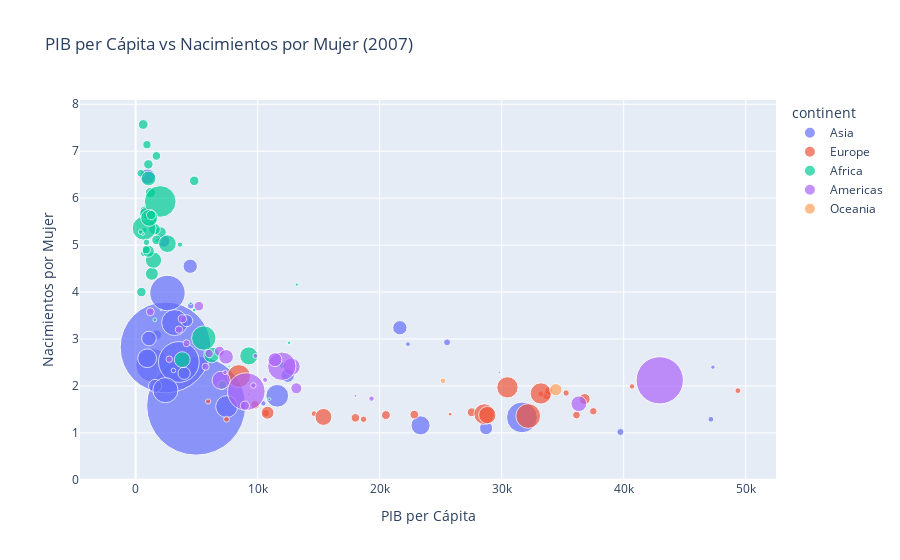

Source (notebook cell):
### Code cell
# 2. Transforme el gráfico anterior en un bubblechart, que considere la 
# población de cada país como tamaño de la burbuja.

fig = px.scatter(
    df_gapminder_2007,
    x="gdpPercap",
    y="bornPerwom",
    size="pop",
    title='PIB per Cápita vs Nacimientos por Mujer (2007)',
    size_max=70,
    color="continent",
    hover_name="country",
    labels={
        "gdpPercap": "PIB per Cápita",
        "bornPerwom": "Nacimientos por Mujer"
        },
    )
fig.show()

### Figure 1 — Plotly figure (JSON) as saved in the notebook; plotly's stock layout.template omitted (floating-point values rounded to 4 significant figures)
{"data": [{"hovertemplate": "<b>%{hovertext}</b><br><br>continent=Asia<br>PIB per Cápita=%{x}<br>Nacimientos por Mujer=%{y}<br>pop=%{marker.size}<extra></extra>", "hovertext": ["Afghanistan", "Bahrain", "Bangladesh", "Cambodia", "China", "Hong Kong", "India", "Indonesia", "Iran", "Iraq", "Israel", "Japan", "Jordan", "North Korea", "Kuwait", "Lebanon", "Malaysia", "Mongolia", "Myanmar", "Nepal", "Oman", "Pakistan", "Philippines", "Saudi Arabia", "Singapore", "South Korea", "Sri Lanka", "Syria", "Taiwan", "Thailand", "Vietnam", "Yemen"], "legendgroup": "Asia", "marker": {"color": "#636efa", "size": [31889923, 708573, 150448339, 14131858, 1318683096, 6980412, 1110396331, 223547000, 69453570, 27499638, 6426679, 127467972, 6053193, 23301725, 2505559, 3921278, 24821286, 2874127, 47761980, 28901790, 3204897, 169270617, 91077287, 27601038, 4553009, 49044790, 20378239, 19314747, 23174294, 65068149, 85262356, 22211743], "sizemode": "area", "sizeref": 269100.0, "symbol": "circle"}, "mode": "markers", "name": "Asia", "orientation": "v", "showlegend": true, "type": "scatter", "x": [974.6, 29800.0, 1391.0, 1714.0, 4959.0, 39720.0, 2452.0, 3541.0, 11610.0, 4471.0, 25520.0, 31660.0, 4519.0, 1593.0, 47310.0, 10460.0, 12450.0, 3096.0, 944, 1091.0, 22320.0, 2606.0, 3190.0, 21650.0, 47140.0, 23350.0, 3970.0, 4185.0, 28720.0, 7458.0, 2442.0, 2281.0], "xaxis": "x", "y": [6.46, 2.29, 2.44, 3.09, 1.58, 1.02, 2.82, 2.51, 1.79, 4.55, 2.93, 1.33, 3.71, 2, 2.4, 1.63, 2.22, 2.33, 2.59, 3.01, 2.89, 3.98, 3.35, 3.24, 1.29, 1.16, 2.27, 3.39, 1.1, 1.56, 1.91, 5.09], "yaxis": "y"}, {"hovertemplate": "<b>%{hovertext}</b><br><br>continent=Europe<br>PIB per Cápita=%{x}<br>Nacimientos por Mujer=%{y}<br>pop=%{marker.size}<extra></extra>", "hovertext": ["Albania", "Austria", "Belgium", "Bosnia and Herzegovina", "Bulgaria", "Croatia", "Czech Republic", "Denmark", "Finland", "France", "Germany", "Greece", "Hungary", "Iceland", "Ireland", "Italy", "Montenegro", "Netherlands", "Norway", "Poland", "Portugal", "Romania", "Serbia", "Slovak Republic", "Slovenia", "Spain", "Sweden", "Switzerland", "Turkey", "United Kingdom"], "legendgroup": "Europe", "marker": {"color": "#EF553B", "size": [3600523, 8199783, 10392226, 4552198, 7322858, 4493312, 10228744, 5468120, 5238460, 61083916, 82400996, 10706290, 9956108, 301931, 4109086, 58147733, 684736, 16570613, 4627926, 38518241, 10642836, 22276056, 10150265, 5447502, 2009245, 40448191, 9031088, 7554661, 71158647, 60776238], "sizemode": "area", "sizeref": 269100.0, "symbol": "circle"}, "mode": "markers", "name": "Europe", "orientation": "v", "showlegend": true, "type": "scatter", "x": [5937.0, 36130.0, 33690.0, 7446.0, 10680.0, 14620.0, 22830.0, 35280.0, 33210.0, 30470.0, 32170.0, 27540.0, 18010.0, 36180.0, 40680.0, 28570.0, 9254.0, 36800.0, 49360.0, 15390.0, 20510.0, 10810.0, 9787.0, 18680.0, 25770.0, 28820.0, 33860.0, 37510.0, 8458.0, 33200.0], "xaxis": "x", "y": [1.67, 1.38, 1.8, 1.29, 1.42, 1.41, 1.39, 1.85, 1.83, 1.97, 1.36, 1.44, 1.32, 2.1, 1.99, 1.4, 1.82, 1.72, 1.9, 1.34, 1.38, 1.43, 1.6, 1.29, 1.4, 1.38, 1.89, 1.46, 2.21, 1.84], "yaxis": "y"}, {"hovertemplate": "<b>%{hovertext}</b><br><br>continent=Africa<br>PIB per Cápita=%{x}<br>Nacimientos por Mujer=%{y}<br>pop=%{marker.size}<extra></extra>", "hovertext": ["Algeria", "Angola", "Benin", "Botswana", "Burkina Faso", "Burundi", "Cameroon", "Central African Republic", "Chad", "Comoros", "Rep.Congo", "Cote d'Ivoire", "Djibouti", "Egypt", "Equatorial Guinea", "Eritrea", "Ethiopia", "Gabon", "Gambia", "Ghana", "Guinea", "Guinea+AC0-Bissau", "Kenya", "Lesotho", "Liberia", "Libya", "Madagascar", "Malawi", "Mali", "Mauritania", "Mauritius", "Morocco", "Mozambique", "Namibia", "Niger", "Nigeria", "Reunion", "Rwanda", "Sao Tome and Principe", "Senegal", "Sierra Leone", "Somalia", "South Africa", "Sudan", "Swaziland", "Tanzania", "Togo", "Tunisia", "Uganda", "Zambia", "Zimbabwe"], "legendgroup": "Africa", "marker": {"color": "#00cc96", "size": [33333216, 12420476, 8078314, 1639131, 14326203, 8390505, 17696293, 4369038, 10238807, 710960, 3800610, 18013409, 496374, 80264543, 551201, 4906585, 76511887, 1454867, 1688359, 22873338, 9947814, 1472041, 35610177, 2012649, 3193942, 6036914, 19167654, 13327079, 12031795, 3270065, 1250882, 33757175, 19951656, 2055080, 12894865, 135031164, 798094, 8860588, 199579, 12267493, 6144562, 9118773, 43997828, 42292929, 1133066, 38139640, 5701579, 10276158, 29170398, 11746035, 12311143], "sizemode": "area", "sizeref": 269100.0, "symbol": "circle"}, "mode": "markers", "name": "Africa", "orientation": "v", "showlegend": true, "type": "scatter", "x": [6223.0, 4797.0, 1441.0, 12570.0, 1217.0, 430.1, 2042.0, 706.0, 1704.0, 986.1, 3633.0, 1545.0, 2082.0, 5581.0, 12150.0, 641.4, 690.8, 13210.0, 752.7, 1328.0, 942.7, 579.2, 1463.0, 1569.0, 414.5, 12060.0, 1045.0, 759.3, 1043.0, 1803.0, 10960.0, 3820.0, 823.7, 4811.0, 619.7, 2014.0, 7670.0, 863.1, 1598.0, 1712.0, 862.5, 926.1, 9270.0, 2602.0, 4513.0, 1107.0, 883.0, 7093.0, 1056.0, 1271.0, 469.7], "xaxis": "x", "y": [2.66, 6.37, 5.52, 2.92, 6.12, 6.53, 5.27, 5.32, 6.9, 5.11, 5.01, 5.34, 3.62, 3.02, 5.43, 4.82, 5.36, 4.16, 5.79, 4.39, 5.58, 5.24, 4.68, 3.41, 5.28, 2.44, 4.87, 5.73, 6.72, 5.1, 1.72, 2.56, 5.67, 3.62, 7.57, 5.93, 2.42, 4.9, 4.93, 5.11, 5.62, 7.14, 2.64, 5.03, 3.76, 5.58, 5.06, 2.02, 6.42, 5.64, 4], "yaxis": "y"}, {"hovertemplate": "<b>%{hovertext}</b><br><br>continent=Americas<br>PIB per Cápita=%{x}<br>Nacimientos por Mujer=%{y}<br>pop=%{marker.size}<extra></extra>", "hovertext": ["Argentina", "Bolivia", "Brazil", "Canada", "Chile", "Colombia", "Costa Rica", "Cuba", "Dominican Republic", "Ecuador", "El Salvador", "Guatemala", "Haiti", "Honduras", "Jamaica", "Mexico", "Nicaragua", "Panama", "Paraguay", "Peru", "Puerto Rico", "Trinidad and Tobago", "United States", "Uruguay", "Venezuela"], "legendgroup": "Americas", "marker": {"color": "#ab63fa", "size": [40301927, 9119152, 190010647, 33390141, 16284741, 44227550, 4133884, 11416987, 9319622, 13755680, 6939688, 12572928, 8502814, 7483763, 2780132, 108700891, 5675356, 3242173, 6667147, 28674757, 3942491, 1056608, 301139947, 3447496, 26084662], "sizemode": "area", "sizeref": 269100.0, "symbol": "circle"}, "mode": "markers", "name": "Americas", "orientation": "v", "showlegend": true, "type": "scatter", "x": [12780.0, 3822.0, 9066.0, 36320.0, 13170.0, 7007.0, 9645.0, 8948.0, 6025.0, 6873.0, 5728.0, 5186.0, 1202.0, 3548.0, 7321.0, 11980.0, 2749.0, 9809.0, 4173.0, 7409.0, 19330.0, 18010.0, 42950.0, 10610.0, 11420.0], "xaxis": "x", "y": [2.41, 3.43, 1.88, 1.62, 1.95, 2.12, 2.01, 1.58, 2.69, 2.74, 2.41, 3.7, 3.58, 3.2, 2.29, 2.42, 2.57, 2.64, 2.91, 2.62, 1.73, 1.79, 2.12, 2.13, 2.56], "yaxis": "y"}, {"hovertemplate": "<b>%{hovertext}</b><br><br>continent=Oceania<br>PIB per Cápita=%{x}<br>Nacimientos por Mujer=%{y}<br>pop=%{marker.size}<extra></extra>", "hovertext": ["Australia", "New Zealand"], "legendgroup": "Oceania", "marker": {"color": "#FFA15A", "size": [20434176, 4115771], "sizemode": "area", "sizeref": 269100.0, "symbol": "circle"}, "mode": "markers", "name": "Oceania", "orientation": "v", "showlegend": true, "type": "scatter", "x": [34440.0, 25190.0], "xaxis": "x", "y": [1.92, 2.11], "yaxis": "y"}], "layout": {"legend": {"itemsizing": "constant", "title": {"text": "continent"}, "tracegroupgap": 0}, "title": {"text": "PIB per Cápita vs Nacimientos por Mujer (2007)"}, "xaxis": {"anchor": "y", "domain": [0, 1], "title": {"text": "PIB per Cápita"}}, "yaxis": {"anchor": "x", "domain": [0, 1], "title": {"text": "Nacimientos por Mujer"}}}}
